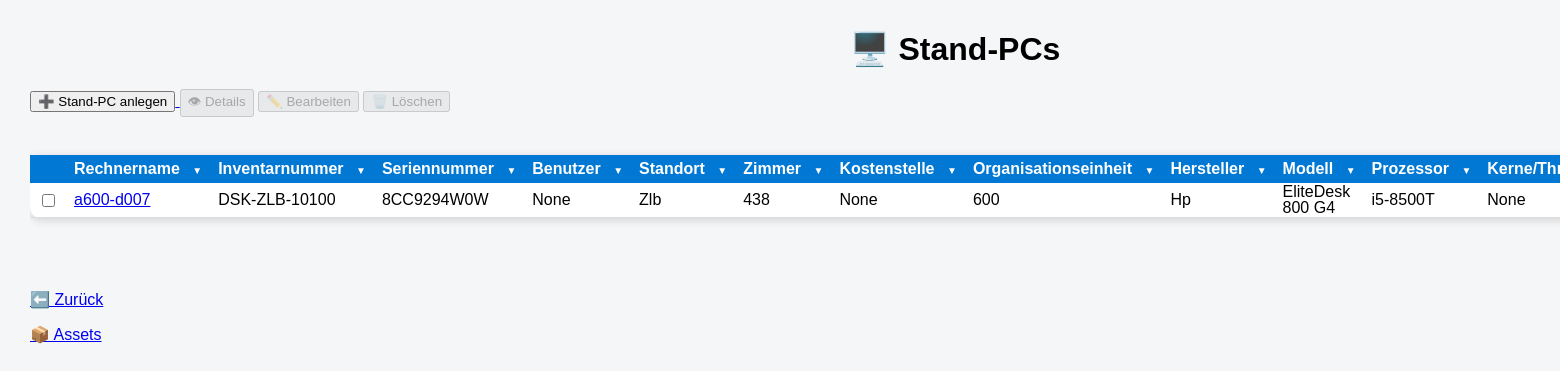
Before: /assets/standpc with the older database file.
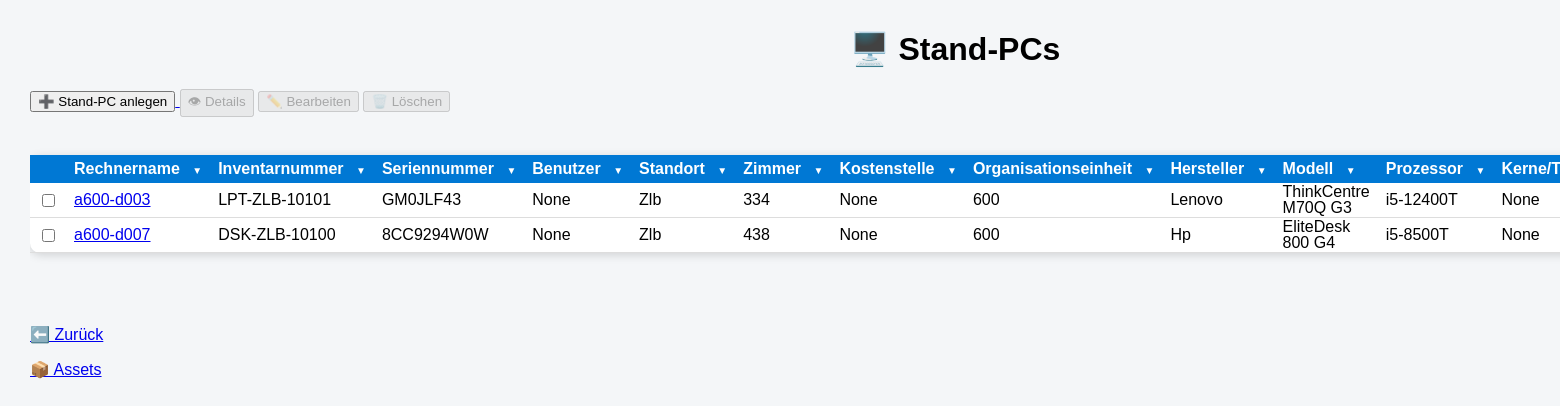
After: the same page with the newer database file.
### tables this page shows
CREATE TABLE assets (

    id INTEGER PRIMARY KEY,

    inventarnummer TEXT,
    rechnername TEXT,
    seriennummer TEXT,

    kostenstelle TEXT,
    organisationseinheit TEXT,

    standort TEXT,
    zimmer TEXT,

    anschaffungsdatum TEXT,
    installationsdatum TEXT,

    assettyp TEXT,
    verwendungsart TEXT,

    status TEXT,

    hersteller TEXT,
    modell TEXT,

    mac_adresse TEXT,
    garantie TEXT,

    verwaltungsart TEXT,

    prozessor TEXT,
    kerne_threads TEXT,

    ram TEXT,
    festplatte TEXT,

    betriebssystem TEXT,

    displaygroesse TEXT,
    dockingstation TEXT,

    anlagenummer TEXT,

    mitarbeiter TEXT,

    bemerkung TEXT

);

### app.py (the view)
@app.route("/assets/standpc")
def standpcs():
    sortierung = request.args.get("sort", "rechnername")
    richtung = request.args.get("richtung", "ASC")
    erlaubte_spalten = [
        "inventarnummer",
        "rechnername",
        "seriennummer",
        "kostenstelle",
        "organisationseinheit",
        "standort",
        "zimmer",
        "anschaffungsdatum",
        "installationsdatum",
        "assettyp",
        "verwendungsart",
        "status",
        "hersteller",
        "modell",
        "mac_adresse",
        "garantie",
        "verwaltungsart",
        "prozessor",
        "kerne_threads",
        "ram",
        "festplatte",
        "betriebssystem",
        "displaygroesse",
        "dockingstation",
        "anlagenummer",
        "mitarbeiter",
        "bemerkung"
    ]
    if sortierung not in erlaubte_spalten:
        sortierung = "rechnername"
    if richtung not in ["ASC", "DESC"]:
        richtung = "ASC"
    verbindung = sqlite3.connect("asset_management.db")
    cursor = verbindung.cursor()
    cursor.execute(f"""
        SELECT *
        FROM assets
        WHERE LOWER(assettyp) = 'stand-pc'
        ORDER BY {sortierung} {richtung}
    """)
    standpcs = cursor.fetchall()
    verbindung.close()
    return render_template(
        "standpc.html",
        standpcs=standpcs
    )

### templates/standpc.html (shortened to what this page needs)
<!DOCTYPE html>
<html>
<head>
    <link rel="stylesheet"
          href="{{ url_for('static', filename='style.css') }}">
    <link rel="stylesheet"
          href="{{ url_for('static', filename='assets_liste_tables.css') }}">
    <link rel="stylesheet"
          href="{{ url_for('static', filename='dropdowns.css') }}">
</head>
<body>
<div class="container">
    <h1>🖥️ Stand-PCs</h1>
    <div class="toolbar">
        <a href="/asset/anlegen">
            <button>➕ Stand-PC anlegen</button>
        </a>
        <button disabled>👁 Details</button>
        <button disabled>✏️ Bearbeiten</button>
        <button disabled>🗑️ Löschen</button>
    </div>
    <br>
    <div style="overflow-x:auto;">
        <table>
            <tr>
                <th></th>
                <th class="dropdown-column">
                Rechnername
                <span class="dropdown-button">▼</span>
             </th>
                <th class="dropdown-column">
                    Inventarnummer
                    <span class="dropdown-button">▼</span>
                </th>
                <th class="dropdown-column">
                    Seriennummer
                    <span class="dropdown-button">▼</span>
                </th>
                <th class="dropdown-column">
                    Benutzer
                    <span class="dropdown-button">▼</span>
                </th>
               <th class="dropdown-column">
                    Standort
                    <span class="dropdown-button">▼</span>
                </th>
                <th class="dropdown-column">
                    Zimmer
                    <span class="dropdown-button">▼</span>
                </th>
                <th class="dropdown-column">
                    Kostenstelle
                    <span class="dropdown-button">▼</span>
                </th>
                <th class="dropdown-column">
                    Organisationseinheit
                    <span class="dropdown-button">▼</span>
                </th>
                <th class="dropdown-column">
                    Hersteller
                    <span class="dropdown-button">▼</span>
                </th>
                <th class="dropdown-column">
                    Modell
                    <span class="dropdown-button">▼</span>
                </th>
                <th class="dropdown-column">
                    Prozessor
                    <span class="dropdown-button">▼</span>
                </th>
                <th class="dropdown-column">
                    Kerne/Threads
                </th>
            </tr>
            {% for pc in standpcs %}
            <tr>
                <td>
                    <input type="checkbox">
                </td>
                <td>
                    <a href="/assets/details/{{ pc[1] }}">
                        {{ pc[2] }}
                    </a>
                </td>
                <td>{{ pc[1] }}</td>
                <td>{{ pc[3] }}</td>
                <td>{{ pc[26] }}</td>
                <td>{{ pc[6] }}</td>
                <td>{{ pc[7] }}</td>
                <td>{{ pc[4] }}</td>
                <td>{{ pc[5] }}</td>
                <td>{{ pc[13] }}</td>
                <td>{{ pc[14] }}</td>
                <td>{{ pc[18] }}</td>
                <td>{{ pc[19] }}</td>
            </tr>
            {% endfor %}
        </table>
    </div>
    <br><br>
    <p><a href="javascript:history.back()">⬅️ Zurück</a></p>
    <p><a href="/assets">📦 Assets</a></p>
</div>
</body>
</html>

Changed rows visible on the page:
added assets: rechnername "a600-d003", inventarnummer "LPT-ZLB-10101", seriennummer "GM0JLF43", pc "None", standort "Zlb", zimmer "334", organisationseinheit "600", hersteller "Lenovo", modell "ThinkCentre M70Q G3", prozessor "i5-12400T"
